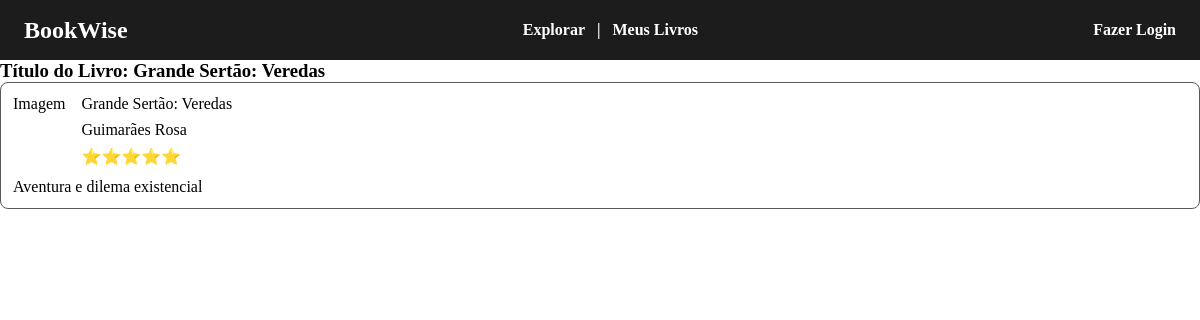
Screenshot of /livro?id=4 with the database file from the repository.
### tables this page shows
CREATE TABLE livros (
	id integer primary key,
  titulo varchar(255),
  autor varchar(100),
  descricao text,
  usuario_id integer,
  foreign key (usuario_id) references usuarios (id)
);

### helpers.php (called while the page is built, shortened)
<?php
function view($view, $data = []) {
    require_once "views/template/app.php";
}

### controllers/livro.controller.php (called while the page is built)
<?php
$livro = $DB->query(
        query: "SELECT * FROM livros WHERE id = :id ",
        class: Livro::class,
        params: ['id' => $_GET['id']]
    )->fetch();
view("livro", compact('livro'));

### routes.php (called while the page is built, shortened)
<?php
$controller = str_replace('/', '', parse_url($_SERVER["REQUEST_URI"], PHP_URL_PATH));
    require_once "controllers/{$controller}.controller.php";

### index.php (called while the page is built, shortened)
<?php
require_once "helpers.php";
$config = require_once "config.php";
require_once "database.php";
require_once "routes.php";

### config.php (called while the page is built)
<?php
return [
  "database" => [
      "sqlite" => [
          "driver" => "sqlite",
          "database" => "database.sqlite"
      ],
      "mysql" => [
          "driver" => "mysql",
          "host" => "localhost",
          "port" => "3306",
          "dbname" => "bookwise",
          "user" => "root",
      ]
  ]
];

### database.php (called while the page is built)
<?php
class DB {
    private $connect;
    public function __construct($config)
    {
        $this->connect = new PDO($this->getDsn($config));
    }
    private function getDsn($config) {
        $driver = $config["driver"];
        unset ($config["driver"]);
        $dsn = $driver . ":" . http_build_query($config, '', ';');
        if ($driver == "sqlite") {
            $dsn = $driver . ":" . $config["database"];
        }
        return $dsn;
    }
    public function query ($query, $class = null, $params = [])
    {
        $prepare = $this->connect->prepare($query);
        if ($class) {
            $prepare->setFetchMode(PDO::FETCH_CLASS, $class);
        }
        $prepare->execute($params);
        return $prepare;
    }
}
$DB = new DB($config['database']['sqlite']);

### views/livro.view.php (the view)
<h3>Título do Livro: <?= $livro->titulo ?></h3>
<div class="card">
    <div id="card-info">
        <div>Imagem</div>
        <div>
            <div><?= $livro->titulo ?></div>
            <div><?= $livro->autor ?></div>
            <div>⭐⭐⭐⭐⭐</div>
        </div>
    </div>
    <div id="card-description">
        <p><?= $livro->descricao ?></p>
    </div>
</div>

### styles.css (style rules this page uses)
* { margin: 0; padding: 0; box-sizing: border-box; }
.card { display: flex; flex-direction: column; border: 1px solid #5a5858; padding: 12px; border-radius: 8px; }
#card-info { display: flex; gap: 16px; }
#card-info div:nth-child(even) { display: flex; flex-direction: column; gap: 8px; }
#card-description { margin-top: 12px; }

### rows the page displays
livros: titulo "Grande Sertão: Veredas", autor "Guimarães Rosa", descricao "Aventura e dilema existencial"
